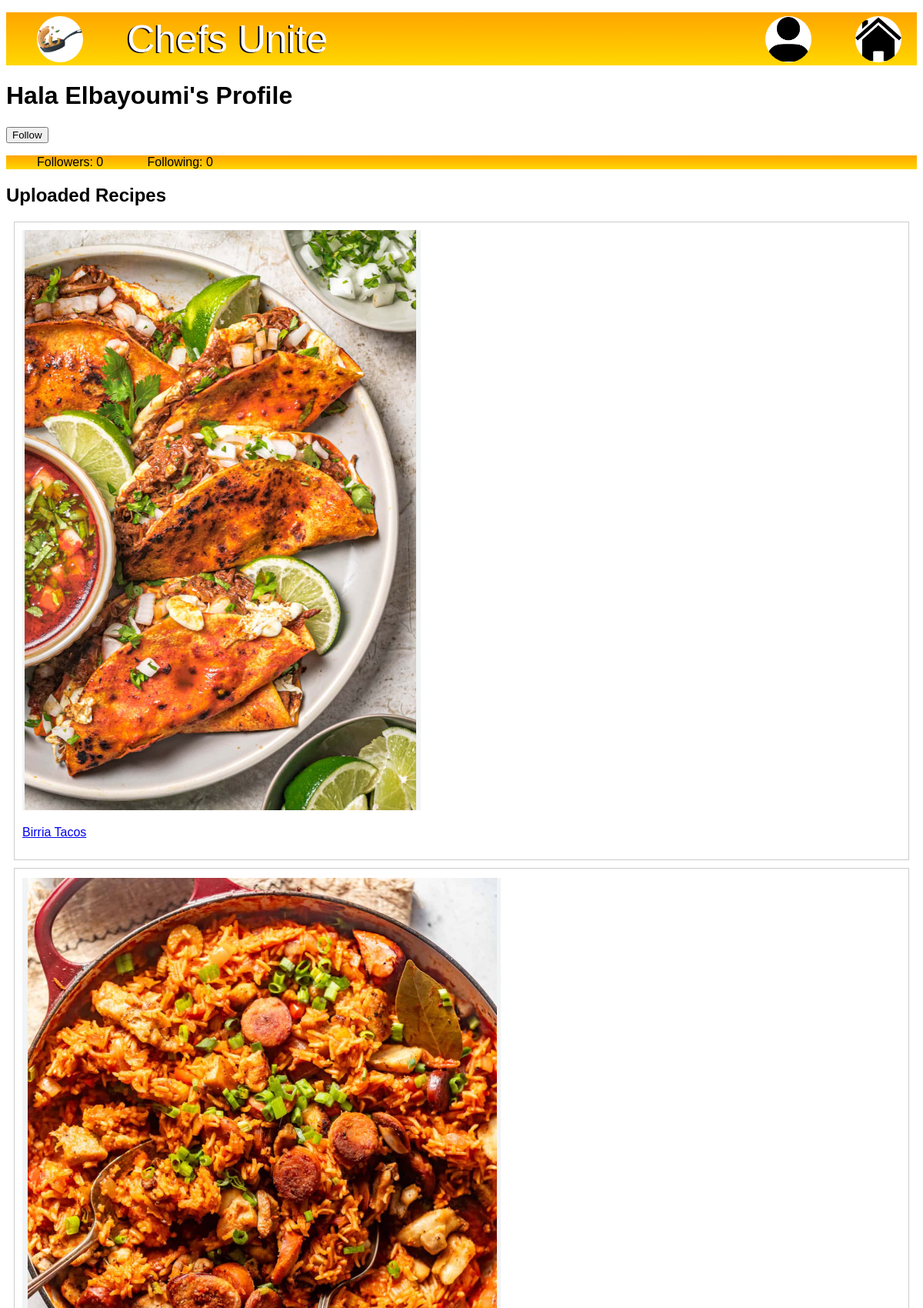
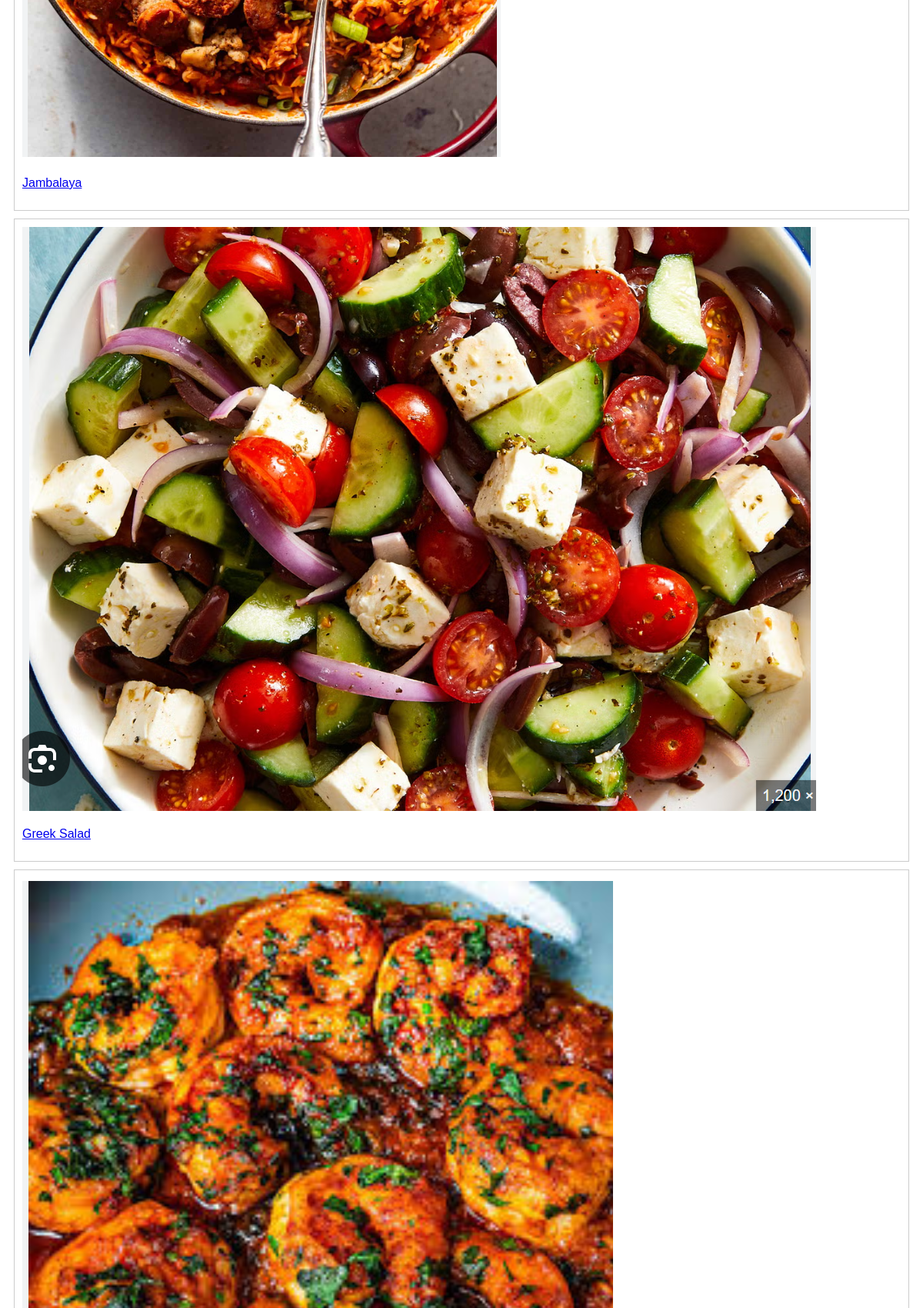
The app's page /viewProfile.php?id=2 (signed in, upper part) with its own data (2 pictures, top to bottom).
### tables this page shows
CREATE TABLE `users` (
  `user_id` int(11) NOT NULL,
  `username` varchar(50) NOT NULL,
  `email` varchar(100) NOT NULL,
  `password_hash` varchar(255) NOT NULL,
  `profile_image` varchar(255) DEFAULT NULL,
  `created_at` timestamp NOT NULL DEFAULT current_timestamp(),
  `country` varchar(100) DEFAULT NULL
);

CREATE TABLE `recipes` (
  `id` int(11) NOT NULL,
  `user_id` int(11) DEFAULT NULL,
  `title` varchar(100) NOT NULL,
  `steps` text DEFAULT NULL,
  `cuisine` varchar(50) DEFAULT NULL,
  `image_url` varchar(255) DEFAULT NULL,
  `created_at` timestamp NOT NULL DEFAULT current_timestamp(),
  `recipe_type` varchar(25) NOT NULL,
  `recipe_difficulty` varchar(25) NOT NULL,
  `serves` varchar(2) NOT NULL,
  `Time_to_make` varchar(150) NOT NULL
);

### viewProfile.php (the view, shortened to what this page needs)
<?php
require_once 'db.php';
$userId = (int)$_GET['id'];
$stmt = $conn->prepare("SELECT username, email FROM users WHERE user_id = ?");
$stmt->bind_param("i", $userId);
$stmt->execute();
$result = $stmt->get_result();
$user = $result->fetch_assoc();
$profileUsername = $user['username'];
$stmt = $conn->prepare("SELECT COUNT(*) AS count FROM follows WHERE following_id = ?");
$stmt->bind_param("i", $userId);
$stmt->execute();
$followersCount = $stmt->get_result()->fetch_assoc()['count'];
$stmt = $conn->prepare("SELECT COUNT(*) AS count FROM follows WHERE follower_id = ?");
$stmt->bind_param("i", $userId);
$stmt->execute();
$followingCount = $stmt->get_result()->fetch_assoc()['count'];
$recipesQuery = $conn->prepare("SELECT id, title, image_url FROM recipes WHERE user_id = ?");
$recipesQuery->bind_param("i", $userId);
$recipesQuery->execute();
$recipesResult = $recipesQuery->get_result();
$isFollowing = false;
if ($profileUsername !== $_SESSION['username']) {
    $checkFollow = $conn->prepare("SELECT 1 FROM follows WHERE follower_id = (SELECT user_id FROM users WHERE username = ?) AND following_id = ?");
    $checkFollow->bind_param("si", $_SESSION['username'], $userId);
    $checkFollow->execute();
    $isFollowing = $checkFollow->get_result()->num_rows > 0;
}
?>
<!DOCTYPE html>
<html lang="en">
<head>
    <link rel="stylesheet" href="CU.css">
    <link href="https://api.fontshare.com/v2/css?f[]=chillax@400&display=swap" rel="stylesheet">
</head>
<body>
<nav class="navbar">
    <ul>
        <li><a href="Home.php"><img src="Images/Untitled_Artwork.jpg" alt="Logo"></a></li>
        <li class="text1">Chefs Unite</li>
        <li class="icon1"><a href="Profile.php?id=<?php echo urlencode($_SESSION['user_id']); ?>"><img src="Images/profile icon.png" alt="Profile"></a></li>
        <li class="icon2"><a href="Home.php"><img src="Images/home icon.png" alt="Home Page"></a></li>
    </ul>
</nav>
<h1><?php echo htmlspecialchars($profileUsername); ?>'s Profile</h1>
<?php if ($profileUsername !== $_SESSION['username']): ?>
    <form action="unfollow.php" method="GET" style="margin-top:10px;">
        <button type="submit">
            <?php echo $isFollowing ? 'Unfollow' : 'Follow'; ?>
        </button>
    </form>
<?php endif; ?>
<nav class="navbar">
    <ul>
        <li><a>Followers: <?php echo $followersCount; ?></a></li>
        <li><a>Following: <?php echo $followingCount; ?></a></li>
    </ul>
</nav>
<h2>Uploaded Recipes</h2>
<?php if ($recipesResult->num_rows > 0): ?>
    <div class="recipes-grid">
        <?php while ($recipe = $recipesResult->fetch_assoc()): ?>
            <div class="recipe-card">
                <a href="viewRecipe.php?id=<?php echo $recipe['id']; ?>">
                    <img src="<?php echo htmlspecialchars($recipe['image_url']); ?>" alt="<?php echo htmlspecialchars($recipe['title']); ?>">
                    <p><?php echo htmlspecialchars($recipe['title']); ?></p>
                </a>
            </div>
        <?php endwhile; ?>
    </div>
<?php else: ?>
    <p>No recipes uploaded yet.</p>
<?php endif; ?>
</body>
</html>

### CU.css (style rules this page uses)
* { font-family: 'Chillax', sans-serif; }
.navbar { background-image: linear-gradient(orange, gold); margin: auto; }
.navbar ul { display: flex; gap: 5%; justify-content: left; align-items: center; }
.navbar li { list-style-type: none; }
.navbar img { width: 60px; height: 60px; border-radius: 50%; margin-top: 5px; }
.text1 { font-size: 50px; color: white; text-shadow: -2px 1px black; }
.navbar a { text-decoration: none; }
.navbar a:link, .navbar a:visited { color: black; }
.icon1 { margin-left: auto; }
.icon2 { margin-right: 20px; }
.recipe-card { border: 1px solid #ccc; padding: 10px; margin: 10px; display: flex; align-items: center; justify-content: space-between; }

### records on screen
users: username "Hala Elbayoumi"
recipes: image_url (picture), title "Birria Tacos"
recipes: image_url (picture), title "Jambalaya"
recipes: image_url (picture), title "Greek Salad"
recipes: image_url (picture)

### other values on screen
$followersCount "0"
$followingCount "0"
